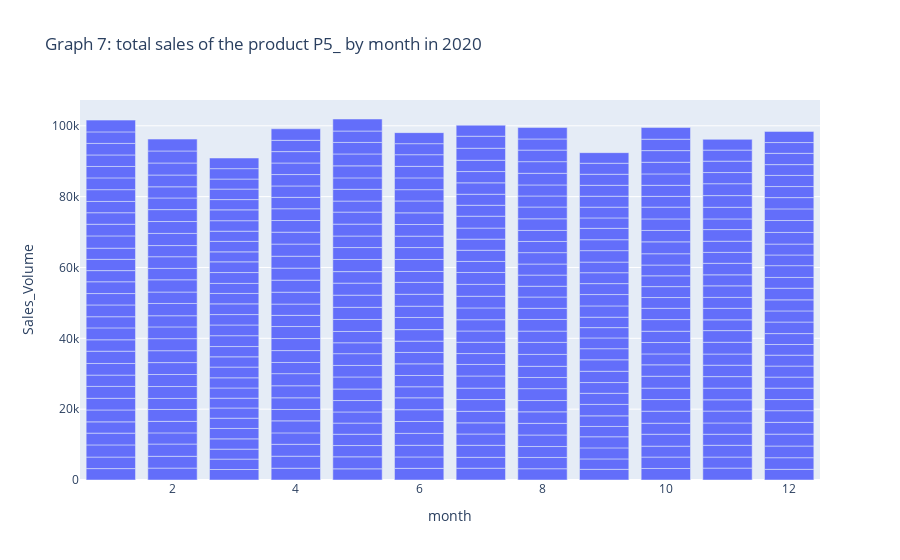

Notebook code for this chart:
### Code cell
input_year = 2020
productID = 'P5_'

df = dfs_by_year[input_year]
df  = df[df['Product_ID'] == productID]
fig = px.bar(df, x="month", y="Sales_Volume", barmode= 'group', title='Graph 7: total sales of the product '+ str(productID) + ' by month in ' + str(input_year)) 
fig.show()

### Figure 1 — Plotly figure (JSON) as saved in the notebook; plotly's stock layout.template omitted (floating-point values rounded to 4 significant figures; data arrays with more than 128 entries replaced by an {"elided": "..."} marker saying what was removed)
{"data": [{"alignmentgroup": "True", "hovertemplate": "month=%{x}<br>Sales_Volume=%{y}<extra></extra>", "legendgroup": "", "marker": {"color": "#636efa", "pattern": {"shape": ""}}, "name": "", "offsetgroup": "", "orientation": "v", "showlegend": false, "textposition": "auto", "type": "bar", "x": {"elided": "366 int values"}, "xaxis": "x", "y": {"elided": "366 float values"}, "yaxis": "y"}], "layout": {"barmode": "group", "legend": {"tracegroupgap": 0}, "title": {"text": "Graph 7: total sales of the product P5_ by month in 2020"}, "xaxis": {"anchor": "y", "domain": [0, 1], "title": {"text": "month"}}, "yaxis": {"anchor": "x", "domain": [0, 1], "title": {"text": "Sales_Volume"}}}}
